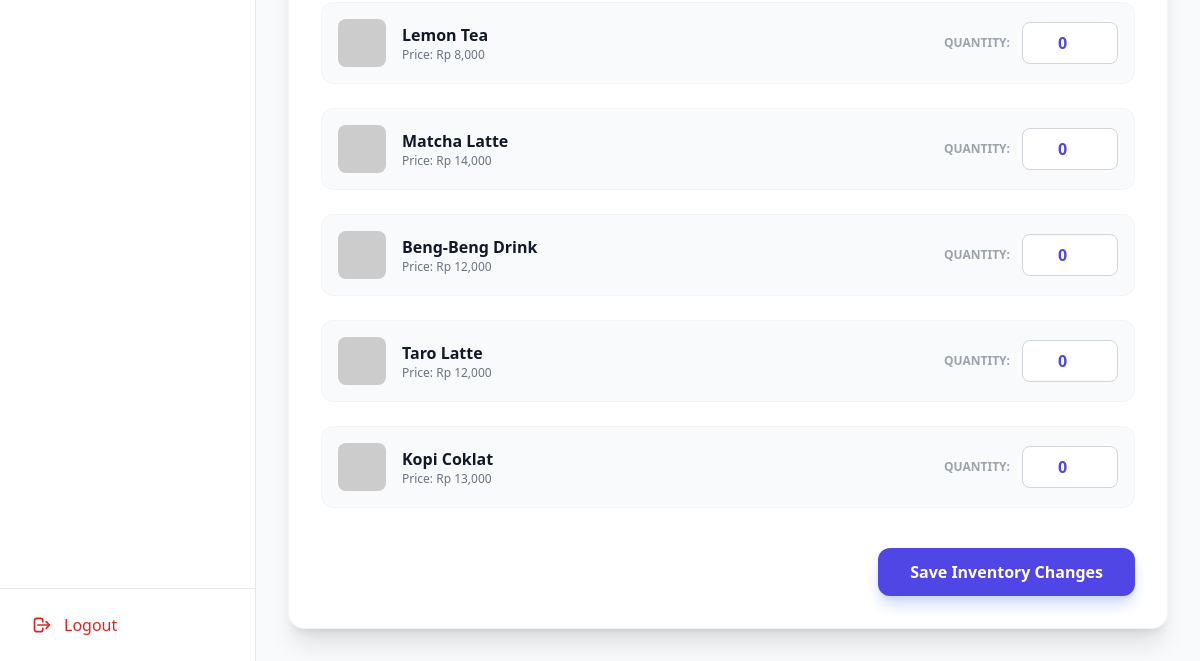
Page /web-admin/vendors/32/stock (signed in, lower part) on the earlier database version.
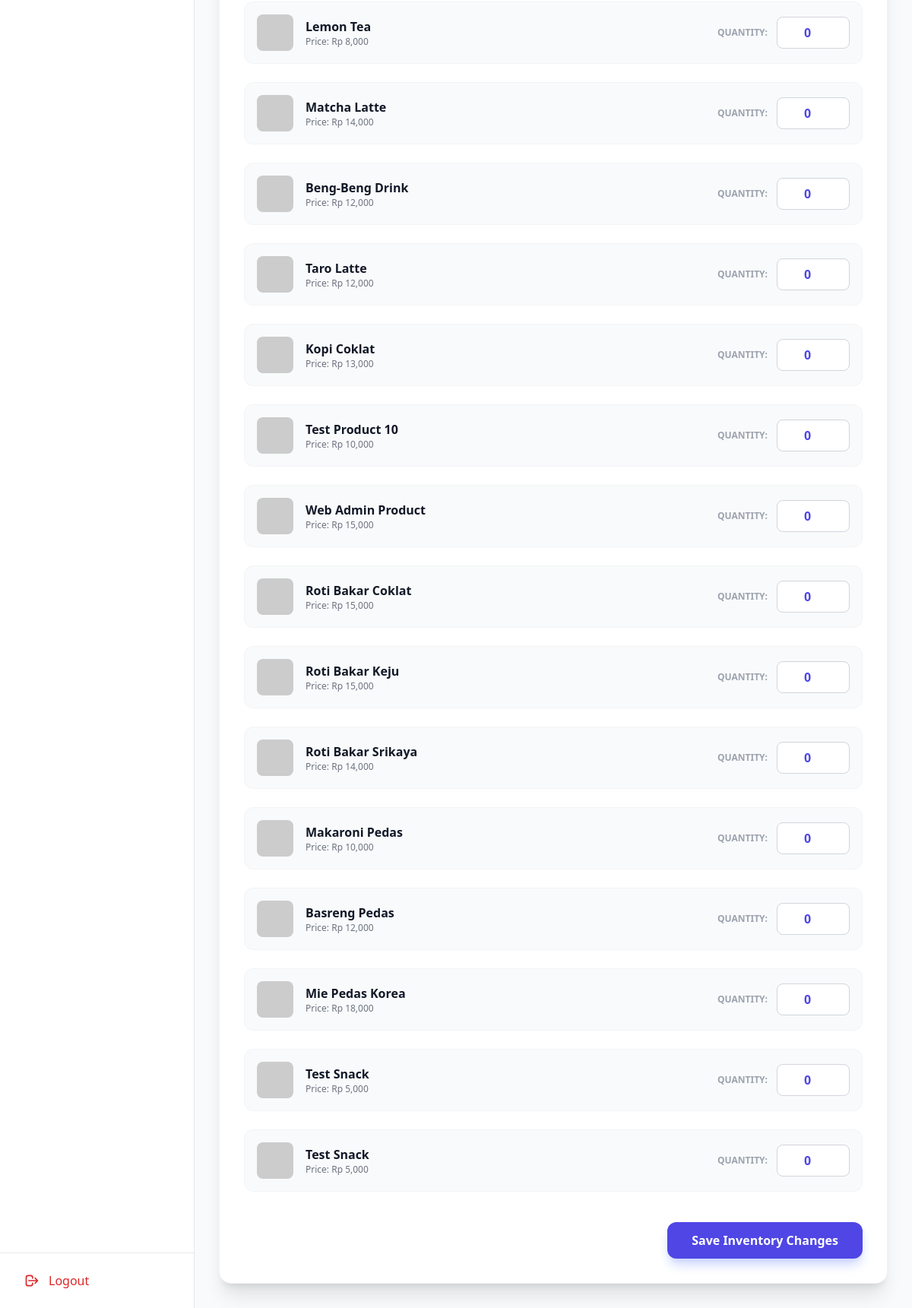
Same page on the later database version.
### app/models.py (models this page shows, shortened)
class Product(db.Model, SerializerMixin):
    __tablename__ = 'products'
    id = db.Column(db.Integer, primary_key=True)
    name = db.Column(db.String(100), nullable=False)
    description = db.Column(db.Text, nullable=True)
    category = db.Column(db.String(50), nullable=True, default='Haus!') # Added for branding/grouping
    price = db.Column(db.Integer, nullable=False) # In IDR
    image_url = db.Column(db.String(255), nullable=True)
    stocks = db.relationship('DailyStock', backref='product', cascade='all, delete-orphan', lazy=True)
    order_items = db.relationship('OrderItem', backref='product', cascade='all, delete-orphan', lazy=True)
    serialize_only = ('id', 'name', 'description', 'category', 'price', 'image_url')

### app/web_admin.py (the view, shortened to what this page needs)
@web_admin_bp.route('/vendors/<int:vendor_id>/stock', methods=['GET', 'POST'])
def update_vendor_stock(vendor_id):
    if 'admin_id' not in session:
        return redirect(url_for(LOGIN_ROUTE))
    vendor = User.query.get_or_404(vendor_id)
    if vendor.role != 'vendor':
        flash('User is not a vendor')
        return redirect(url_for('web_admin.vendors'))
    from .models import DailyStock
    today = datetime.now(timezone.utc).date()
    stocks = DailyStock.query.filter_by(vendor_id=vendor_id, date=today).all()
    current_stocks = {s.product_id: s.quantity for s in stocks}
    all_products = Product.query.all()
    return render_template('admin/vendor_stock.html', vendor=vendor, products=all_products, current_stocks=current_stocks)

### app/web_admin.py (called while the page is built)
@web_admin_bp.context_processor
def inject_globals():
    try:
        pending_vendors = User.query.filter_by(role='vendor', is_verified=False).count()
        unread_messages = 0
        admin_id = session.get('admin_id')
        if admin_id:
            unread_messages = ChatMessage.query.filter_by(receiver_id=admin_id, is_read=False).count()
        return {
            'now': datetime.now(timezone.utc),
            'pending_vendor_count': pending_vendors,
            'unread_msg_count': unread_messages
        }
    except:
        return {'now': datetime.now(), 'pending_vendor_count': 0, 'unread_msg_count': 0}

### app/templates/admin/vendor_stock.html (shortened to what this page needs)
{% extends "base.html" %}
{% block content %}
<div class="max-w-4xl mx-auto">
    <div class="bg-white shadow-xl rounded-2xl overflow-hidden border border-gray-100">
        <form action="{{ url_for('web_admin.update_vendor_stock', vendor_id=vendor.id) }}" method="POST" class="p-8">
            <div class="space-y-6">
                {% for product in products %}
                <div class="flex items-center justify-between p-4 bg-gray-50 rounded-xl border border-gray-100 transition-all hover:border-indigo-200">
                    <div class="flex items-center">
                        <img src="{{ product.image_url or 'https://via.placeholder.com/50' }}" class="h-12 w-12 rounded-lg object-cover mr-4">
                        <div>
                            <p class="font-bold text-gray-900">{{ product.name }}</p>
                            <p class="text-xs text-gray-500">Price: Rp {{ "{:,}".format(product.price) }}</p>
                        </div>
                    </div>
                    <div class="flex items-center space-x-3">
                        <label class="text-xs font-bold text-gray-400 uppercase">Quantity:</label>
                        <input type="number"
                               name="stock_{{ product.id }}"
                               value="{{ current_stocks.get(product.id, 0) }}"
                               min="0"
                               class="w-24 px-3 py-2 border border-gray-300 rounded-lg focus:ring-2 focus:ring-indigo-500 outline-none text-center font-bold text-indigo-600">
                    </div>
                </div>
                {% endfor %}
            </div>
            <div class="mt-10 flex justify-end">
                <button type="submit" class="bg-indigo-600 text-white px-8 py-3 rounded-xl font-bold hover:bg-indigo-700 shadow-lg shadow-indigo-200 transition-all active:scale-95">
                    Save Inventory Changes
                </button>
            </div>
        </form>
    </div>
</div>
{% endblock %}

Differences in the rows shown:
added Product: name "Test Product 10", price "10,000", get "0"
added Product: name "Web Admin Product", price "15,000", get "0"
added Product: name "Roti Bakar Coklat", price "15,000", get "0"
added Product: name "Roti Bakar Keju", price "15,000", get "0"
added Product: name "Roti Bakar Srikaya", price "14,000", get "0"
added Product: name "Makaroni Pedas", price "10,000", get "0"
added Product: name "Basreng Pedas", price "12,000", get "0"
added Product: name "Mie Pedas Korea", price "18,000", get "0"
added Product: name "Test Snack", price "5,000", get "0"
added Product: name "Test Snack", price "5,000", get "0"
